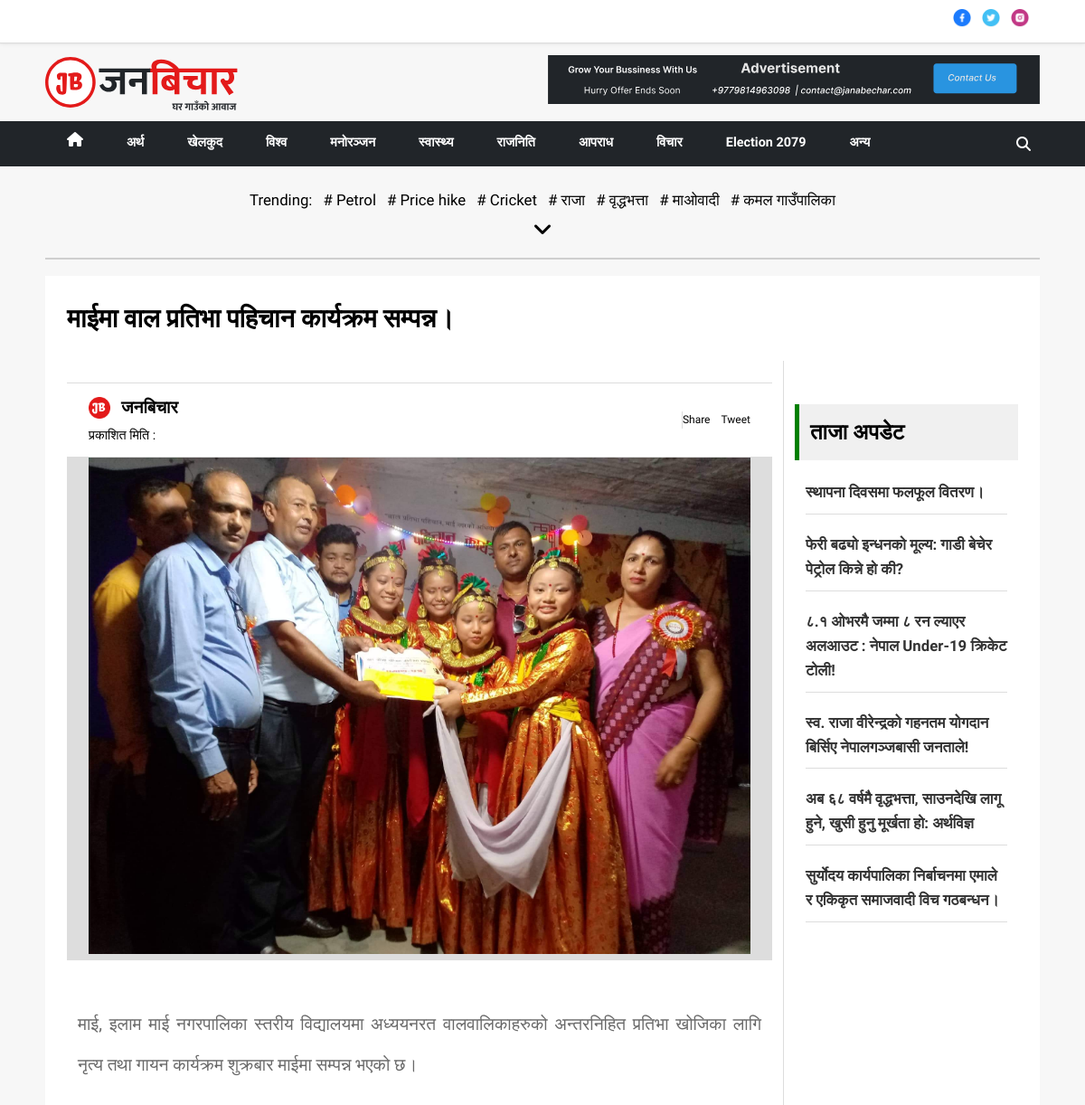
Before: /108/ (upper part) with the older database file.
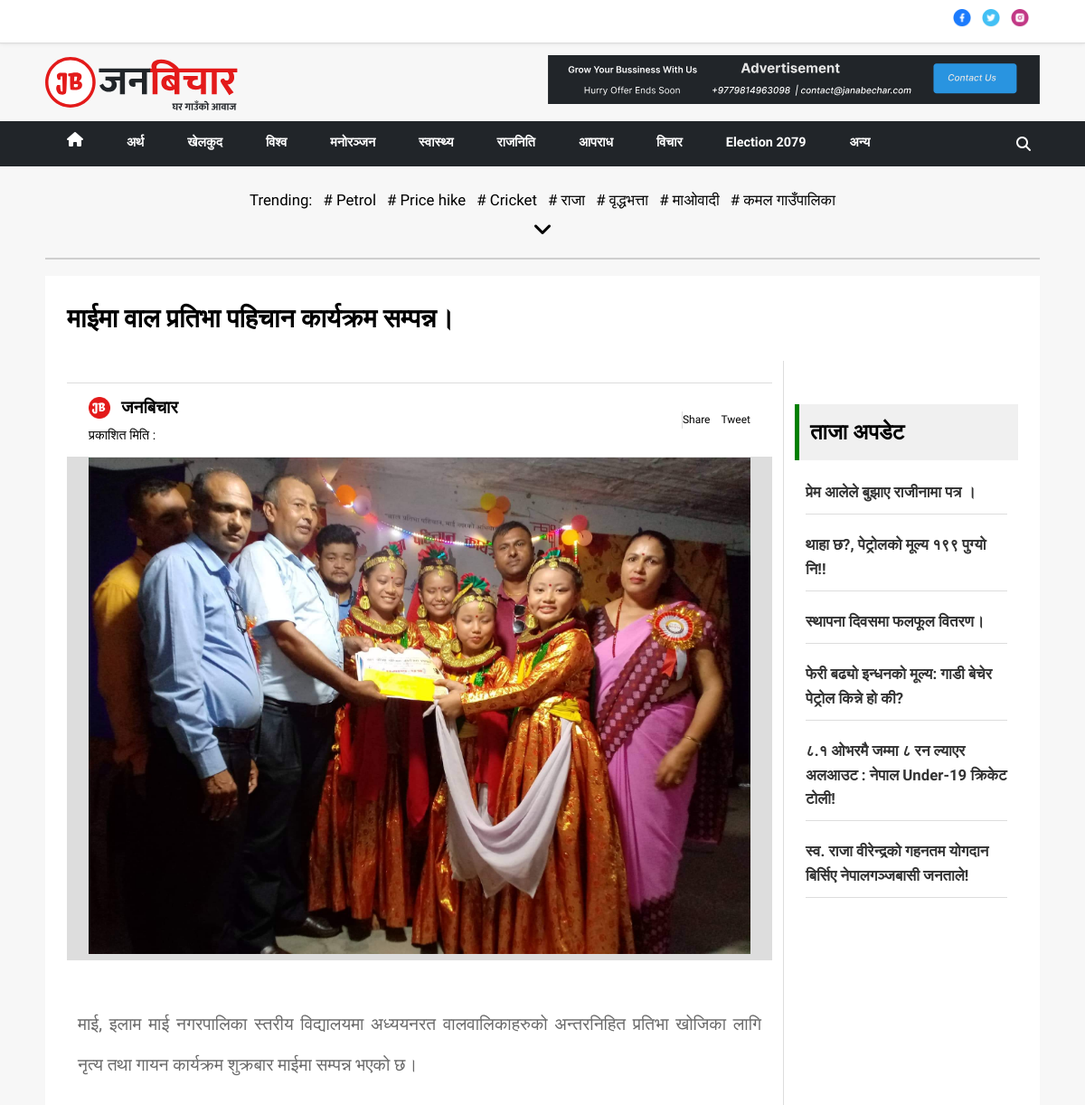
After: the same page with the newer database file.
### news/models.py (models this page shows, shortened)
class Category(models.Model):
    title = models.CharField(max_length=200, blank=True, null=True)
    name = models.CharField(max_length=200)

class Tag(models.Model):
    name = models.CharField(max_length=200)
    created_at = models.DateTimeField(auto_now_add=True)

class News(models.Model):
    title = models.CharField(max_length=500)
    is_highlighted = models.BooleanField(default=False)
    is_main = models.BooleanField(default=False)
    category = models.ForeignKey(
        Category, on_delete=models.CASCADE, related_name='cat')
    tag = models.ManyToManyField(
        Tag, blank=True, related_name='tag')
    description = models.TextField(blank=True, null=True)
    content = RichTextUploadingField(blank=True, null=True)
    image = models.ImageField(blank=True, upload_to=get_obs_upload_path())
    published_at = models.DateTimeField()
    updated_at = models.DateTimeField(auto_now=True)
    class Meta:
        verbose_name_plural = 'News'
    @property
    def bsDate(self):
        date = convert_AD_to_BS(self.published_at.year,
                                self.published_at.month, self.published_at.day)
        ne_date = bsdate(date[0], date[1], date[2])
        return ne_date.strftime("%B %d %Y,%A", lang='ne')

### news/views.py (the view)
# urls.py: path('', include('news.urls')),
def news(request, id):
    npdate = TodayBS()
    news = get_object_or_404(News, id=id)
    cat_name = news.category.name
    recent_update = News.objects.filter().exclude(
        id=id).order_by('-published_at')[0:6]
    news_id_list = []
    for n in recent_update:
        news_id_list.append(n.id)
    related_news = News.objects.filter(
        category__name=cat_name).order_by('-published_at').exclude(id=id).exclude(id__in=news_id_list)
    tags = Tag.objects.order_by('-created_at')
    categories = Category.objects.exclude(title='more')
    page = "news"
    context = {
        'npdate': npdate,
        'related_news': related_news,
        'news': news,
        'tags': tags,
        'categories': categories,
        'recent_update': recent_update,
        'page': page,
    }
    return render(request, 'news.html', context)

### news/utils.py (called while the page is built)
def TodayBS():
    today = datetime.now()
    date = convert_AD_to_BS(today.year, today.month, today.day)
    ne_date = bsdate(date[0], date[1], date[2])
    return ne_date.strftime("%B %d %Y,%A", lang='ne')

### templates/news.html (shortened to what this page needs)
{% extends 'base.html' %}
{% load static %}
{%block content%}
<div class="my-container pad-2 bg-white">
    <p class="fs-2-4 fw-bold  lh-1 pb-2 ">{{news.title | safe}}</p>
    <div class="grid grid-cols-3fr-1fr gap-1 mob-grid">
        <div class="pt-2 pb-2">
            <div class="share-container my-container expanded-w row-wrapper sb ai-center ph-2 gap-2 pv-1">
                <div class="column gap-0-3 ">
                    <div class="fs-1-4 fw-bold row gap-1 ai-center">
                        <img class="h-24 w-24" src="{% static 'media/logo/logo.png' %}" alt="">
                        <a href="{% url 'home' %}" class="text-black fw-bold fs-1-6"> जनबिचार</a>
                    </div>
                    <p class="fw-400 fs-1-2"> प्रकाशित मिति : {{news.bsDate}}</p>
                </div>
                <div class="nav-item gap-1 row border-left flex-end-460">
                    <div class="fb-share-button" data-href="https://{{request.get_host}}/{{request.path}}"
                        data-layout="button" data-size="small"><a target="_blank"
                            href="https://www.facebook.com/sharer/sharer.php?u=https%3A%2F%2Fjanabechar.com%2F&amp;src=sdkpreparse"
                            class="fb-xfbml-parse-ignore">Share</a></div>
                    <a href="https://twitter.com/share?ref_src=twsrc%5Etfw" class="twitter-share-button"
                        data-show-count="true">Tweet</a>
                </div>
            </div>
            <div class="pl-2 pr-2 bg-lightgray"><img class="cover expanded-w" src="{{news.image.url}}" alt=""></div>
            <div class="fs-1-6   opa-0-8 text-graydark  pt-4 ph-1  article-title">
                {{news.description |safe}}
            </div>
            <div class="fs-1-6   opa-0-8 text-graydark  fw pt-2 ph-1 article-title img-100">
            </div>
        </div>
        <div class="pl-1 pt-4 border-left bg-white ">
            <div class="taja-update"> {% include 'include/recent-update.html' %}</div>
        </div>
    </div>
</div>
{%endblock%}

### templates/include/header.html (shortened to what this page needs)
{% load static%}
<div class="expanded-w h-48 center border-bottom-1-gray box-white">
    <div class="row sb ai-center my-container pl-1 pr-1">
        <div class="row gap-1 center">
            <a href="#"> <img class="h-20" src="{% static 'media/Facebook.png' %}" alt=""></a>
            <a href="#"> <img class="h-20" src="{% static 'media/Twitter.png' %}" alt=""></a>
            <a href="#"> <img class="h-20" src="{% static 'media/Instagram.png' %}" alt=""></a>
        </div>
    </div>
</div>
<div class="my-container pv-0-5">
    <div class="grid-column-2-1fr mob-grid center gap-1">
        <div class="expanded-w center-800">
            <img class="cover expanded-40 pointer" onclick="redirectHome()"
                src="{% static 'media/logo/janabechar.svg' %}" alt="">
        </div>
        <div class="">
            <img class="cover expanded-w" src="{% static 'media/banner/banner.svg' %}" alt="">
        </div>
    </div>
</div>
<div class="nav-wrapper expanded-w bg-lightblack" id="nav-wrapper">
    <div class="container my-container ">
        <div class="menu-items fs-1-2" id="menu-items">
            {% if page == 'home' %}
            <a class="nav-link active text-white" href="{% url 'home' %}"> <i class="fa fa-home"
                    aria-hidden="true"></i></a>
            {% else %}
            <a class="nav-link" href="{% url 'home' %}"> <i class="fa fa-home" aria-hidden="true"></i></a>
            {% endif %}
            {% for category in categories %}
            {% if page == category.title %}
            <a class="nav-link active text-white" href="{% url 'category' title=category.title %}">{{category.name}}</a>
            {% else %}
            <a class="nav-link" href="{% url 'category' title=category.title %}">{{category.name}}</a>
            {% endif %}
            {%endfor%}
            <a class="nav-link" href="{% url 'category' title='more' %}">अन्य</a>
        </div>
        <div class="column">
            <i class="fa fa-search padding-10 text-white pointer" id="search-icon" aria-hidden="true"
                onclick="showSearchInput()">
            </i>
        </div>
    </div>
</div>

### templates/include/trending.html (shortened to what this page needs)
{% load static%}
<div class="my-container pad-2 fs-1-4 center bxshadow pt-2 pb-1">
    <div class="row-wrapper gap-1">
        <p>Trending:</p>
        {% for tag in tags %} {% if forloop.counter < 8 %} <a href="{% url 'tag' name=tag.name %}"># {{tag.name}}</a>
            {% endif %}
            {% endfor %}
    </div>
    <div class=" fw-bold">
        <p id="show-tag" class="pointer fs-2" onclick="showtages()">
            <i class="fa fa-angle-down" aria-hidden="true"></i>
        </p>
    </div>
</div>

### templates/include/recent-update.html
<div>
    <h2 class="box-header bg-lowgray pad-1 fw-bold fs-2 text-black">ताजा अपडेट</h2>
    <ul class="list-none-style divider font-weight-700 fs-1-4 bg-white pad-1">
        {% for recent in recent_update %}
        <li> <a class="lh-1" href="{% url 'news' id=recent.id  %}">{{recent.title}}</a></li>
        {%endfor%}
    </ul>
</div>

Changed rows visible on the page:
no longer on this page (row unchanged): News: title "अब ६८ वर्षमै वृद्धभत्ता‚ साउनदेखि लागू हुने, खुसी हुनु मूर्खता हो: अर्थविज्ञ"
no longer on this page (row unchanged): News: title "सुर्योदय कार्यपालिका निर्बाचनमा एमाले र एकिकृत समाजवादी विच गठबन्धन।"
added News: title "प्रेम आलेले बुझाए राजीनामा पत्र ।"
added News: title "थाहा छ?, पेट्रोलको मूल्य १९९ पुग्यो नि!!"
